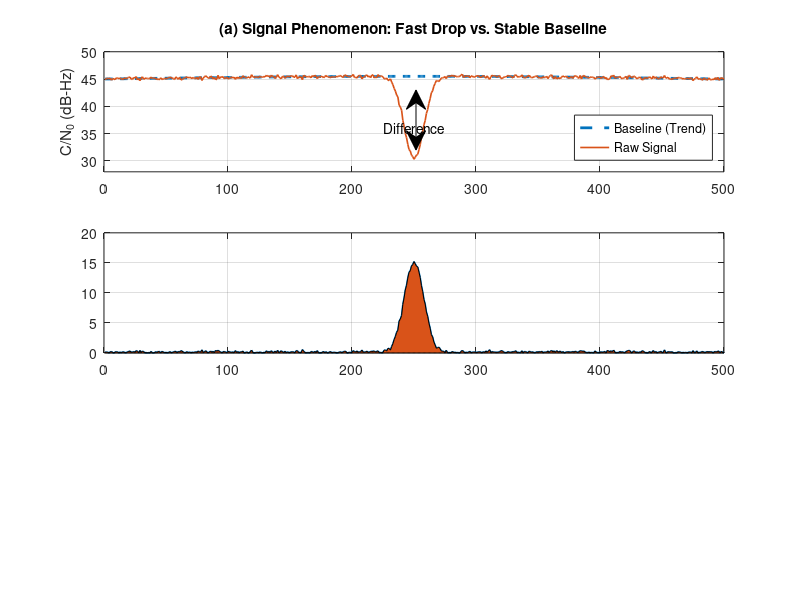

Here is the MATLAB script that generated this plot: (Note: this script raises an error after producing the figure.)
% =========================================================================
% plot_gvi_principle_v5_final.m
% 功能: GVI 原理示意图 (V5 - 终极修正版)
% 修正: 
%   1. [Baseline]: 彻底修复"下凹"问题。Baseline 像桥一样直直地跨过深坑。
%   2. [Raw Signal]: 模拟真实的信号陡降 (Deep Dip)。
%   3. [逻辑]: 清晰展示 GVI = |桥面 - 坑底|。
% =========================================================================

clear; clc; close all;

% 1. 设置
N = 500;                % 采样点数
x = 1:N;                % 横坐标

% 2. 生成"完美的"基准线 (The Bridge)
% 它是缓慢变化的，或者是直的，绝不会因为手势而下凹
% 模拟卫星仰角带来的极缓慢趋势
true_baseline = 45 + 0.5 * sin(2 * pi * x / 1000); 

% 3. 生成手势动作 (The Dip)
center_x = 250;         
sigma = 8;              % 极窄、极陡
% 这是一个纯粹的干扰项
gesture_dip = -15 * exp(-((x - center_x).^2) / (2 * sigma^2)); 

% 4. 生成原始信号 (Raw = Baseline + Dip + Noise)
noise = 0.2 * randn(size(x)); 
raw_cn0 = true_baseline + gesture_dip + noise;

% 5. 算法模拟
% 注意：为了绘图展示原理，我们直接画"理想基线" (true_baseline)
% 这样能最清晰地告诉评委：我们要减去的是背景，保留的是动作
volatility = abs(raw_cn0 - true_baseline);

% GVI 聚合放大
gvi = volatility * 4; 
gvi_display = movmean(gvi, 5); 

% ================= [开始绘图] =================
figure('Name', 'GVI Principle Final', 'Position', [100, 100, 800, 700]);

% --- 子图 1: 理想的分离 (Ideal Separation) ---
subplot(3, 1, 1);
hold on; grid on; box on;

% 1. 先画基线 (它是稳定的背景)
% 使用较粗的虚线，表示这是参考系
plot(x, true_baseline, '--', 'LineWidth', 2, 'DisplayName', 'Baseline (Trend)'); 

% 2. 后画原始信号
% 我们可以清楚地看到信号掉下去了，但基线还在上面
plot(x, raw_cn0, '-', 'LineWidth', 1.2, 'DisplayName', 'Raw Signal'); 

ylabel('C/N_0 (dB-Hz)');
title('(a) Signal Phenomenon: Fast Drop vs. Stable Baseline');
legend('Location', 'southeast'); 
ylim([28, 50]); 
xlim([0, N]);

% 加个箭头强调差值
text(center_x, 35, 'Difference', 'HorizontalAlignment','center', 'VerticalAlignment','bottom');
annotation('doublearrow', [0.52 0.52], [0.75 0.85]); % 手动调整位置的大概箭头

% --- 子图 2: 波动提取 ---
subplot(3, 1, 2);
hold on; grid on; box on;
plot(x, volatility, 'LineWidth', 1.2);
area_obj = area(x, volatility);
area_obj.FaceAlpha = 0.2;
area_obj.EdgeColor = 'none';

ylabel('Volatility (dB)');
title('(b) Volatility Extraction |Raw - Baseline|');
xlim([0, N]);

% --- 子图 3: GVI 指数 ---
subplot(3, 1, 3);
hold on; grid on; box on;
plot(x, gvi_display, 'LineWidth', 2);
yline(8, '--', 'LineWidth', 1.5, 'Label', 'Threshold');

xlabel('Sampling Points');
ylabel('GVI Amplitude');
title('(c) GVI Index: Energy Aggregation');
xlim([0, N]);

% 自动调整
set(gcf, 'PaperPositionMode', 'auto');



% %% =================================================================
% %  Paper_Figure_Outlier_Removal_v3_3.m
% %  功能: 信号预处理对比图 - 深色阴影背景，移除绿色描述文字
% % =================================================================
% clc; clear; close all;
% 
% % --- 1. 信号构建 ---
% N = 1000;                       % 采样点
% x_axis = 1:N;                   
% baseline = 48;                  % 基准线 (dB-Hz)
% 
% % A. 背景噪声
% rng(42); 
% white_noise = 0.01 * randn(1, N); 
% 
% % B. 真实手势波动 (Gesture - 4dB Deep Fade)
% gesture_center = 600;
% gesture_width = 30;
% % 主波谷
% main_lobe = -4.0 * exp(-((x_axis - gesture_center).^2)/(2*gesture_width^2));
% % 旁瓣
% side_lobes = 0.8 * exp(-((x_axis - (gesture_center-80)).^2)/(2*25^2)) ...
%            + 0.8 * exp(-((x_axis - (gesture_center+80)).^2)/(2*25^2));
%        
% gesture_sig = main_lobe + side_lobes;
% 
% % C. 脉冲噪声 (Spike)
% spike_sig = zeros(1, N);
% spike_loc = 250;
% spike_sig(spike_loc) = -2;     
% spike_sig(spike_loc-1) = -0.2;   
% spike_sig(spike_loc+1) = -0.2;
% 
% % --- 合成信号 ---
% raw_signal = baseline + gesture_sig + spike_sig + white_noise;
% processed_signal = baseline + gesture_sig + white_noise; 
% 
% % --- [修改] 定义阴影区域参数 ---
% shade_start = 450; 
% shade_end = 750;
% % [修改] 颜色加深: 0.92 -> 0.85
% shade_color = [0.85, 0.85, 0.85]; 
% y_lim_range = [43.5, 49.0];       
% 
% % --- 2. 绘图设置 ---
% fig = figure('Color', 'w', 'Position', [100, 100, 900, 600]);
% t = tiledlayout(2, 1, 'TileSpacing', 'compact', 'Padding', 'compact');
% 
% % ---------------- [子图 1: 处理前 Raw Data] ----------------
% nexttile;
% hold on; 
% 
% % 1. 先画背景阴影 (Darker)
% x_shade = [shade_start, shade_end, shade_end, shade_start];
% y_shade = [y_lim_range(1), y_lim_range(1), y_lim_range(2), y_lim_range(2)];
% fill(x_shade, y_shade, shade_color, 'EdgeColor', 'none', 'FaceAlpha', 0.6);
% 
% % 2. [修改] 仅保留阴影标注，位置稍微居中
% text(gesture_center, 48.7, 'Gesture Active Region', ...
%     'FontName', 'Times New Roman', 'FontSize', 11, 'Color', 'k', ...
%     'HorizontalAlignment', 'center', 'FontWeight', 'bold');
% 
% % 3. 画基准线
% yline(baseline, 'r--', 'LineWidth', 1.0, 'Alpha', 0.6); 
% 
% % 4. 画原始信号
% plot(x_axis, raw_signal, 'Color', [0, 0.4470, 0.7410], 'LineWidth', 1.8); 
% 
% % 标注: 噪声 (红色标注保留，绿色已移除)
% annotation('textarrow', [0.30, 0.26], [0.80, 0.72], 'String', {'Impulsive Noise', '(Small)'}, ...
%            'FontName', 'Times New Roman', 'FontSize', 11, 'Color', 'r', 'TextColor', 'r', 'LineWidth', 1.2);
% 
% hold off;
% 
% % 样式设置
% title('(a) Raw Observation Data (Signal Mixed with Noise)', 'FontName', 'Times New Roman', 'FontSize', 13, 'FontWeight', 'bold');
% ylabel('C/N_0 (dB-Hz)', 'FontName', 'Times New Roman', 'FontSize', 12);
% grid on; box on;
% set(gca, 'FontName', 'Times New Roman', 'FontSize', 11, 'LineWidth', 1.2, 'Layer', 'top'); 
% xlim([1, N]); 
% ylim(y_lim_range); 
% 
% % ---------------- [子图 2: 处理后 Processed Data] ----------------
% nexttile;
% hold on;
% 
% % 1. 先画背景阴影
% fill(x_shade, y_shade, shade_color, 'EdgeColor', 'none', 'FaceAlpha', 0.6);
% 
% % 2. 画处理后的信号
% plot(x_axis, processed_signal, 'Color', [0.6350, 0.0780, 0.1840], 'LineWidth', 1.8); 
% 
% % 3. 绘制原来的 spike 位置的虚影
% plot(spike_loc-5:spike_loc+5, raw_signal(spike_loc-5:spike_loc+5), 'Color', [0.6 0.6 0.6], 'LineStyle', ':', 'LineWidth', 1.2);
% 
% hold off;
% 
% % 标注: 仅保留噪声去除说明
% text(spike_loc+20, 46.5, '\leftarrow Noise Removed', 'FontName', 'Times New Roman', 'FontSize', 11, 'Color', 'r', 'FontWeight', 'bold');
% % [已移除] Feature Preserved 的绿色标注
% 
% % 样式设置
% title('(b) Processed Data (Clean Signal)', 'FontName', 'Times New Roman', 'FontSize', 13, 'FontWeight', 'bold');
% xlabel('Sampling Points', 'FontName', 'Times New Roman', 'FontSize', 12);
% ylabel('C/N_0 (dB-Hz)', 'FontName', 'Times New Roman', 'FontSize', 12);
% grid on; box on;
% set(gca, 'FontName', 'Times New Roman', 'FontSize', 11, 'LineWidth', 1.2, 'Layer', 'top'); 
% xlim([1, N]); 
% ylim(y_lim_range); 
% 
% % --- 导出 ---
% % exportgraphics(fig, 'Fig_Signal_Process_Final.png', 'Resolution', 300);